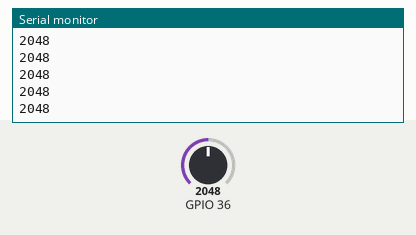
Recording of a sketch running on a simulated ESP32. Parts: the last lines printed to the serial monitor. The inputs (shaded band) are chosen by the test bench; at power-on: GPIO 36 = 2048.

Above: at 1.2 s.
1.3 s: GPIO 36 set to 2866
At 1.34 s:
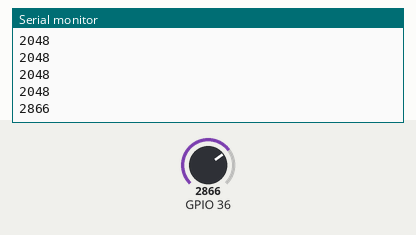
2.8 s: GPIO 36 set to 3603
At 2.82 s:
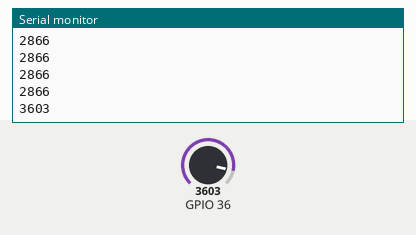
Timing chart, 0 to 5.8 s (numbered marks = the images above; inputs shaded):
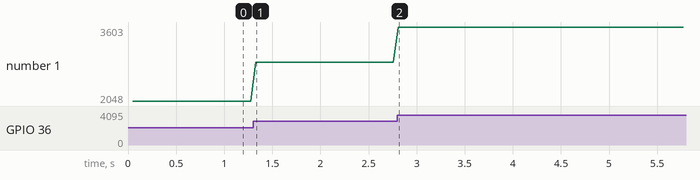

The sketch:

AnalogReadSerial.ino
```cpp
// the baud rate for the serial connection
#define BAUD_RATE 115200
// amount of time between updates (in ms)
#define UPDATE_INTERVAL 50

unsigned long nextUpdateTime;

void setup() {
  Serial.begin(BAUD_RATE);
  nextUpdateTime = millis() + UPDATE_INTERVAL;
}

void loop() {
  unsigned long curTime = millis();
  if (curTime > nextUpdateTime) {
    // read the input on analog pin 0
    int sensorValue = analogRead(A0);
    Serial.println(sensorValue);

    nextUpdateTime = curTime + UPDATE_INTERVAL;
  }
}
```

Measured:
- after the input at 1.3 s, the serial monitor: prints a new line at once (image 1)
- after the input at 2.8 s, the serial monitor: prints a new line at once (image 2)
- plotted number 1: 2048 → 2866 after the input at 1.3 s, 2866 → 3603 after the input at 2.8 s
